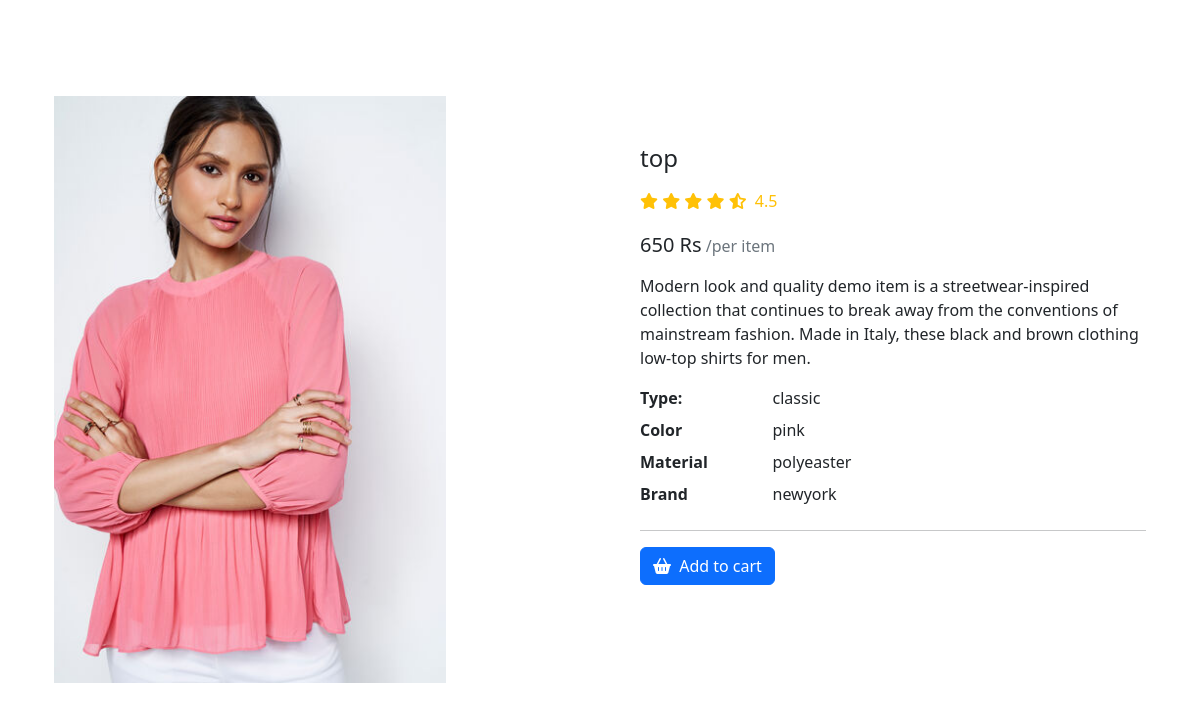
Page /details/8/ on the committed database.
### app1/models.py (models this page shows)
class Dress(models.Model):
    name=models.CharField(max_length=250)
    price=models.IntegerField()
    brand=models.CharField(max_length=250)
    img=models.ImageField(upload_to='gallery')
    material=models.CharField(max_length=250)
    type=models.CharField(max_length=250)
    colour=models.CharField(max_length=250)
    def __str__(self):
        return self.name

### app1/views.py (the view)
# urls.py: path('details/<int:id>/',views.details, name="details"),
def details(request,id):
    product=Dress.objects.get(pk=id)
    print(product)
    data={
        'data':product
    }
    return render(request,'details.html',data)

### templates/details.html (shortened to what this page needs)
{% load static %}
<!doctype html>
<html lang="en">
  <head>
    <link href="https://cdn.jsdelivr.net/npm/bootstrap@5.2.3/dist/css/bootstrap.min.css" rel="stylesheet">
    <link rel="stylesheet" href="https://cdnjs.cloudflare.com/ajax/libs/font-awesome/6.4.2/css/all.min.css">
    <link rel="stylesheet" href="{% static 'css/style.css' %}">
  </head>
  <body>
    <div class="container my-5">
        <section class="py-5">
            <div class="container">
              <div class="row gx-5">
                <aside class="col-lg-6">
                  <div class=" justify-content-center">
                      <img  class="w-75 " src="{{data.img.url}}" />
                  </div>
                </aside>
                <main class="col-lg-6 mt-5">
                  <div class="ps-lg-3">
                    <h4 class="title text-dark">
                     {{data.name}}
                    </h4>
                    <div class="d-flex flex-row my-3">
                      <div class="text-warning mb-1 me-2">
                        <i class="fa fa-star"></i>
                        <i class="fa fa-star"></i>
                        <i class="fa fa-star"></i>
                        <i class="fa fa-star"></i>
                        <i class="fas fa-star-half-alt"></i>
                        <span class="ms-1">
                          4.5
                        </span>
                      </div>
                    </div>
                    <div class="mb-3">
                      <span class="h5">{{data.price}} Rs</span>
                      <span class="text-muted">/per item</span>
                    </div>
                    <p>
                      Modern look and quality demo item is a streetwear-inspired collection that continues to break away from the conventions of mainstream fashion. Made in Italy, these black and brown clothing low-top shirts for
                      men.
                    </p>
                    <div class="row">
                      <dt class="col-3">Type:</dt>
                      <dd class="col-9">{{data.type}}</dd>
                      <dt class="col-3">Color</dt>
                      <dd class="col-9">{{data.colour}}</dd>
                      <dt class="col-3">Material</dt>
                      <dd class="col-9">{{data.material}}</dd>
                      <dt class="col-3">Brand</dt>
                      <dd class="col-9">{{data.brand}}</dd>
                    </div>
                    <hr />
                    <a href="{% url 'add_to_cart' data.id %}" class="btn btn-primary shadow-0"> <i class="me-1 fa fa-shopping-basket"></i> Add to cart </a>
                  </div>
                </main>
              </div>
            </div>
          </section>
    </div>
</body>
</html>

### rows in the picture
Dress: img (picture), name "top", price "650", type "classic", colour "pink", material "polyeaster", brand "newyork"
